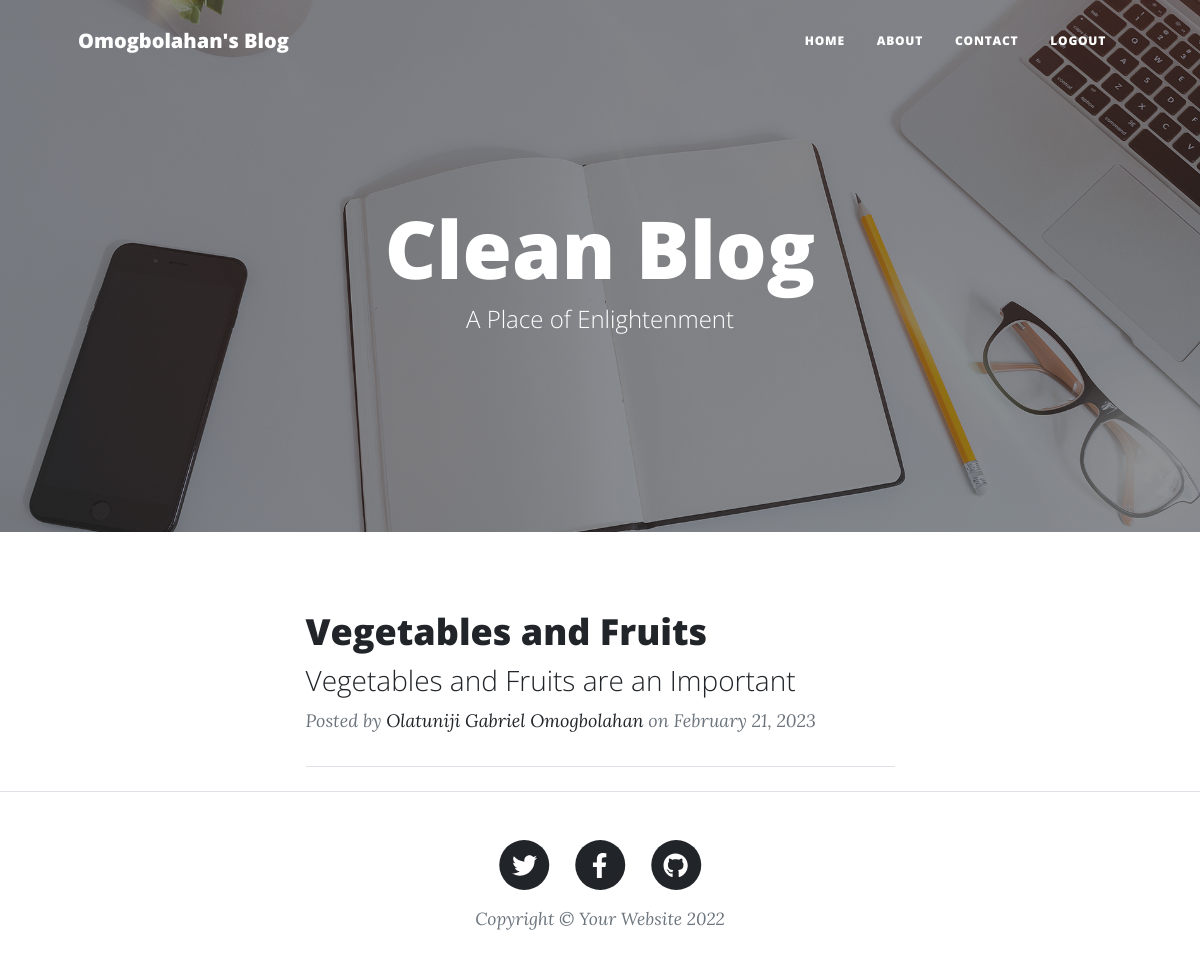
/ (signed in), run on the app's committed database.
### main.py (models this page shows)
    class BlogPost(UserMixin, db.Model):
        __tablename__ = 'blog_post'
        id = db.Column(db.Integer, primary_key=True)
        title = db.Column(db.String(250), unique=True, nullable=False)
        subtitle = db.Column(db.String(250), nullable=False)
        date = db.Column(db.String(250), nullable=False)
        body = db.Column(db.Text, nullable=False)
        img_url = db.Column(db.String(250), nullable=False)
        author = relationship("User", back_populates="posts")
        author_id = db.Column(db.Integer, db.ForeignKey("users.id"))
        comments = relationship("Comment", back_populates="parent_post")

    class User(UserMixin, db.Model):
        __tablename__ = "users"
        id = db.Column(db.Integer, primary_key=True)
        email = db.Column(db.String(100), unique=True)
        password = db.Column(db.String(100))
        name = db.Column(db.String(100))
        posts = relationship("BlogPost", back_populates="author")
        comments = relationship('Comment', back_populates='comment_author')

### main.py (the view)
    @app.route('/', methods=['GET'])
    def home_page():
        if current_user.is_authenticated:
            all_post = BlogPost.query.all()
            return render_template('index.html', posts=all_post, logged_in=current_user.is_authenticated, id=current_user.id)
        else:
            return render_template('authenticate-user.html')

### main.py (called while the page is built)
    @login_manager.user_loader
    def load_user(user_id):
        return User.query.get(int(user_id))

### templates/index.html (shortened to what this page needs)
<!DOCTYPE html>
<html lang="en">
    {% include 'header.html' %}
    <body>
        <nav class="navbar navbar-expand-lg navbar-light" id="mainNav">
            <div class="container px-4 px-lg-5">
                <a class="navbar-brand" href="{{url_for('home_page')}}">Omogbolahan's Blog</a>
                <div class="collapse navbar-collapse" id="navbarResponsive">
                    <ul class="navbar-nav ms-auto py-4 py-lg-0">
                        <li class="nav-item"><a class="nav-link px-lg-3 py-3 py-lg-4" href="{{url_for('home_page')}}">Home</a></li>
                        <li class="nav-item"><a class="nav-link px-lg-3 py-3 py-lg-4" href="{{url_for('about')}}">About</a></li>
                        <li class="nav-item"><a class="nav-link px-lg-3 py-3 py-lg-4" href="{{url_for('contact')}}">Contact</a></li>
                        <li class="nav-item"><a class="nav-link px-lg-3 py-3 py-lg-4" href="{{url_for('logout')}}">Logout</a></li>
                    </ul>
                </div>
            </div>
        </nav>
        <header class="masthead" style="background-image: url('static/assets/img/home-bg.jpg')">
            <div class="container position-relative px-4 px-lg-5">
                <div class="row gx-4 gx-lg-5 justify-content-center">
                    <div class="col-md-10 col-lg-8 col-xl-7">
                        <div class="site-heading">
                            <h1>Clean Blog</h1>
                            <span class="subheading">A Place of Enlightenment</span>
                        </div>
                    </div>
                </div>
            </div>
        </header>
        <div class="container px-4 px-lg-5">
            <div class="row gx-4 gx-lg-5 justify-content-center">
                <div class="col-md-10 col-lg-8 col-xl-7">
                    {% for post in posts: %}
                        <div class="post-preview">
                            <a href="{{ url_for( 'show_post', post_id=post.id) }}">
                                <h2 class="post-title">{{ post["title"] }}</h2>
                                <h3 class="post-subtitle">{{ post["subtitle"] }}</h3>
                            </a>
                            <p class="post-meta">
                                Posted by
                                <a href="#!">{{ post.author.name }}</a>
                                on {{ post['date'] }}
                            </p>
                        </div>
                        <hr class="my-4" />
                    {% endfor %}
                </div>
            </div>
        </div>
        {% include 'footer.html' %}
    </body>
</html>

### data on the page
BlogPost: title "Vegetables and Fruits", subtitle "Vegetables and Fruits are an Important", author.name "Olatuniji Gabriel Omogbolahan", date "February 21, 2023"
